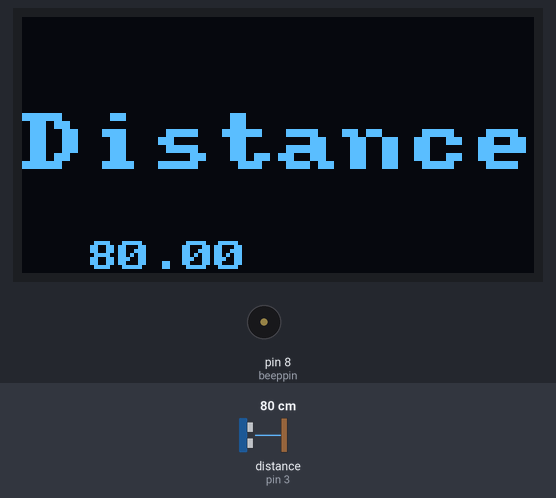
A sketch run on a simulated Arduino Uno, built with avr-gcc and run on an emulated ATmega328P. On the bench: 128×64 one-colour display, buzzer (waves = sounding). The test bench sets the inputs (shaded band); at power-on: distance to the obstacle (sensor on pin 3) 80 cm. The echo pulse lasts 58.3 µs per cm; what the sketch prints to the serial monitor is not drawn.

Above: at 2.3 s.
2.4 s: distance to the obstacle (sensor on pin 3) set to 43 cm
At 3.7 s:
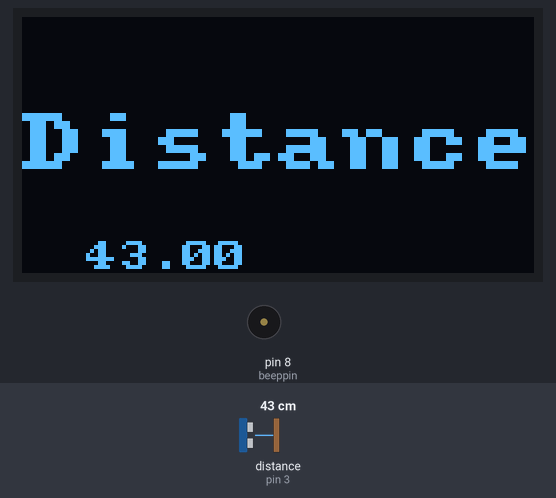
4.0 s: distance to the obstacle (sensor on pin 3) set to 37 cm
At 4.4 s:
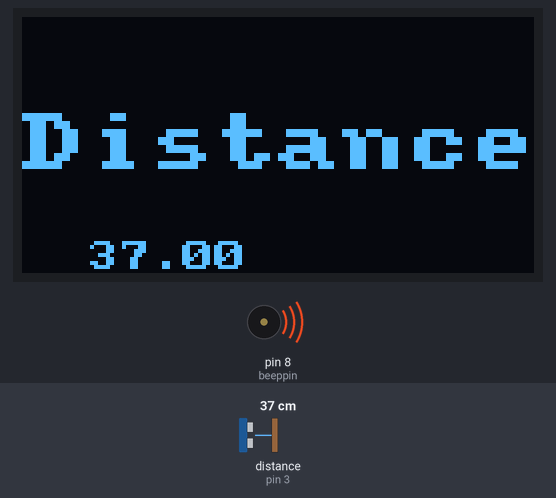
7.0 s: distance to the obstacle (sensor on pin 3) set to 2 cm
At 7.61 s:
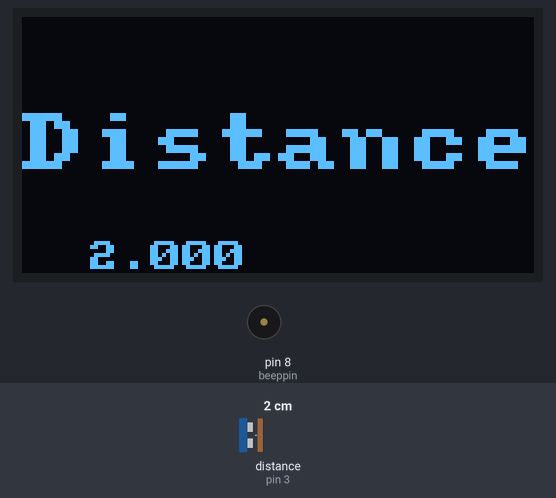
Timing chart, 0 to 14.8 s (numbered marks = the images above; inputs shaded):
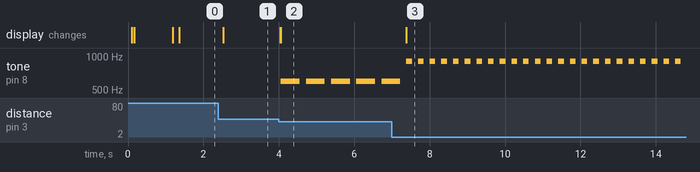

Measured:
- the behaviour switches between 41 and 40 cm on distance to the obstacle (sensor on pin 3) (found by bisection; images 1 and 2)
- after the input at 2.4 s, the display: first changes after 0.13 s (image 1 shows a later state)
- after the input at 4.0 s, tone on pin 8 (beeppin): alternates 600 Hz for 0.50 s and silent for 0.17 s, starting after 0.05 s; the display: first changes at once (image 2 shows a later state)
- after the input at 7.0 s, tone on pin 8 (beeppin): alternates 900 Hz for 0.15 s and silent for 0.16 s, starting after 0.38 s; the display: changes after 0.38 s (image 3)

The sketch:

maker_leida.ino
```cpp
/*
创客教育DIY倒车雷达模拟
资料为郑州三松信息技术有限公司原创
不可用于商业用途
公司主页：https://pengwenzheng.coding.me/Maker_Education
  */
#include <U8x8lib.h>
#ifdef U8X8_HAVE_HW_SPI
#include <SPI.h>
#endif
#include "SR04.h"//超声波模块头文件
#include <Wire.h> //I2C头文件
//###################################################
//###################################################
#define TRIG_PIN 3//定义超声波模块TRIG引脚
#define ECHO_PIN 4//定义超声波模块ECHO引脚
SR04 sr04 = SR04(ECHO_PIN,TRIG_PIN);//调用函数
float a; //浮点数a
//###################################################
int beeppin = 8;  // 定义蜂鸣器的引脚
//###################################################
U8X8_SSD1306_128X64_NONAME_SW_I2C u8x8(/*SCL*/ 6, /*SDA*/ 7, /* reset=*/ U8X8_PIN_NONE);   //显示屏引脚定义D6、D7
void setup ()
{
  Serial.begin(9600);
   pinMode(beeppin,OUTPUT);//定义蜂鸣器为输出模式
   u8x8.begin();
   u8x8.setPowerSave(0);
   u8x8.setFont(u8x8_font_amstrad_cpc_extended_r);
   u8x8.draw2x2String(3, 3, "Maker");
   u8x8.drawString(0, 7, "make by sansong");
   delay(1000);
   u8x8.clear();//显示屏清屏
}
  //################################################### 主循环
void loop()
{
     u8x8.draw2x2String(0, 3, "Distance");//在上方显示“Distance”字样
     a=sr04.Distance();//用浮点数a表示超声波距离
     u8x8.setCursor(2,7);
     u8x8.print(a);
     Serial.println(a);
  if(a<20)            //当距离<20cm,红色R灯亮，蜂鸣器急促声。
   {
     buzzer1();//蜂鸣器急促声参数
   }
   else if (a<=40)    //当距离<40cm,蓝色B灯亮，蜂鸣器短促声。
   {
     buzzer2();//蜂鸣器短促声。
   }
   else if (a>41)//当距离大于41厘米（安全距离），蜂鸣器间隔短声。
   {
     buzzer3(); //蜂鸣器间隔短声。
   }
}

//################################################### 蜂鸣器函数
void buzzer1()
{
   tone(beeppin,900);
   delay(150);  //声音间隔，急促声
   noTone(beeppin);
}
void buzzer2()
{
   tone(beeppin,600);
   delay(500);  //声音间隔，短促声
   noTone(beeppin);
}
void buzzer3()
{
   noTone(beeppin);//距离过远，关闭蜂鸣器
}
```
